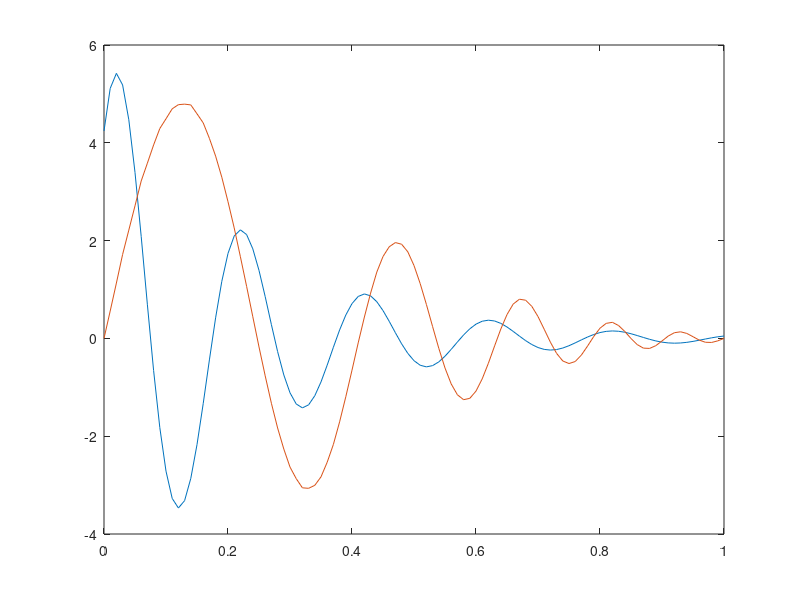
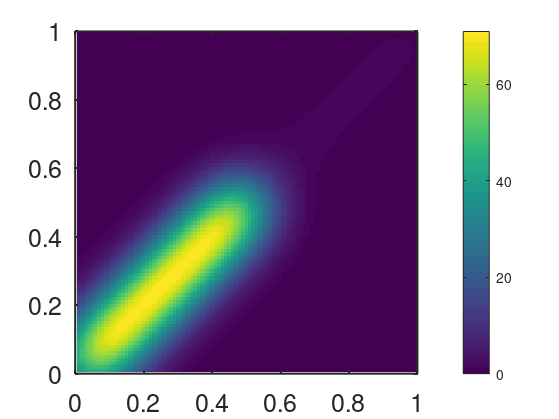
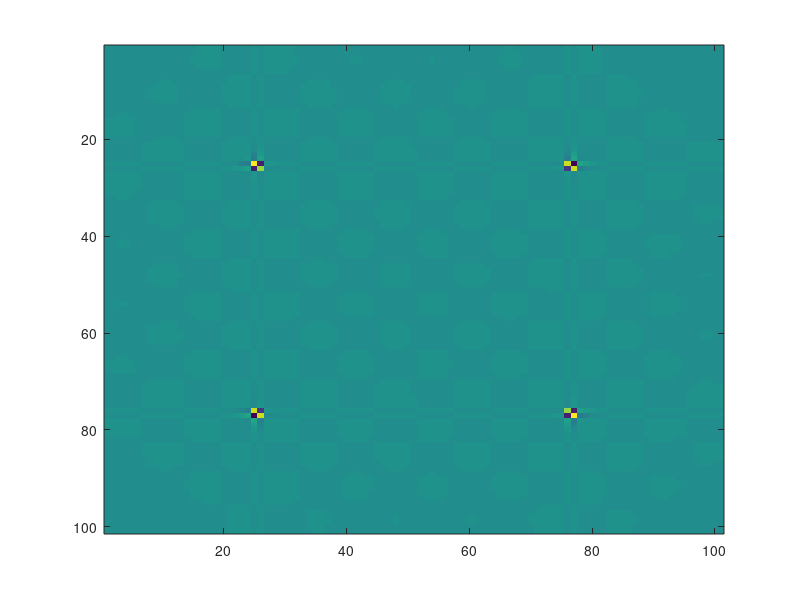

The MATLAB source for these figures, in order: (Note: this script raises an error after producing the figures.)
%%%%%%%%%%%%%%%%%%%%%%%%%%%%%%%%%%%%%%%%%%%%%%%%%%%%%%%%%%%%%%%%%%%%%%%%%%%%%%%%%%%%%%%%%%
%%% Generate data
%%%%%%%%%%%%%%%%%%%%%%%%%%%%%%%%%%%%%%%%%%%%%%%%%%%%%%%%%%%%%%%%%%%%%%%%%%%%%%%%%%%%%%%%%%
clear; close all;
N = 101;

seed = rand*1000;
rng(994);%756，644

t = linspace(0,1,N);
f1 = @(x) 6*(0.8).^(20*x).*cos(10*pi.*x-pi/4);
f2 = @(x) 6*(0.8).^(20*x).*sin(10*pi.*x);
time_gap = 1/(N-1);
a = [-0.5, 2];
f1 = f1(t)';


% % set fixed gamma2
gamma2 = (exp(a(2)*t)-1)/(exp(a(2))-1);
gamma_true = interp1(gamma2, t, t);
f2 = 1*interp1(t,f2(t),gamma2);
f2 = f2';
figure(1); clf;
plot(t, f1, t, f2);
q1 = sign(gradient(f1)/time_gap).*sqrt(abs(gradient(f1)/time_gap));
q2 = sign(gradient(f2)/time_gap).*sqrt(abs(gradient(f2)/time_gap));

%define the covariance for the gamma function
mu = zeros(1, N);
% f_cov = ones(1, N);
f_cov= [5*ones(1, (N-1)/2+1), 0.1*ones(1, (N-1)/2-0)];
Cr1 = diag(f_cov);
sigma_kernel = 8;
kernel_size = 51; % Adjust the size as needed
[X, Y] = meshgrid(-(kernel_size-1)/2:(kernel_size-1)/2, -(kernel_size-1)/2:(kernel_size-1)/2);
gaussian_kernel = exp(-(X.^2 + Y.^2) / (2 * sigma_kernel^2));
Cr2 = 1*conv2(Cr1, gaussian_kernel, 'same'); %change to 0.01, we can get second-optimal
Cr = Cr2;
[V, D, U] = svd(Cr);
Cr = V * D * V';


figure(1001); clf;
imagesc(Cr);
colorbar;
axis equal;
set(gca,'YDir','normal')
xlim([0 100])
ylim([0 100])
xticks([0 20 40 60 80 100]);
xticklabels([0 0.2 0.4 0.6 0.8 1]);
yticks([0 20 40 60 80 100]);
yticklabels([0 0.2 0.4 0.6 0.8 1]);
set(gca, 'Fontsize', 18,'linewidth', 1.5)
set(gcf,'paperpositionmode','auto');
set(gcf,'windowstyle','normal');
set(gca,'LooseInset',max(get(gca,'TightInset'), 0.02))
set(gca,'fontweight','normal')
opts.Colors     = get(groot,'defaultAxesColorOrder');
opts.saveFolder = 'img/';
opts.width      = 12;
opts.height     = 10;
opts.fontType   = 'Times';
% try chol(Cr)
%     disp('Matrix is symmetric positive definite.')
% catch ME
%     disp('Matrix is not symmetric positive definite')
% end

inv_cr = inv(Cr);
figure(1002); clf;
imagesc(inv_cr);
%%%%%%%%%%%%%%%%%%%%%%%%%%%%%%%%%%%%%%%%%%%%%%%%%%%%%%%%%%%%%%%%%%%%%%%%%%%%%%%%%%%%%%%%%%
%%% Dynamic programming to match f1 and f2 
%%%%%%%%%%%%%%%%%%%%%%%%%%%%%%%%%%%%%%%%%%%%%%%%%%%%%%%%%%%%%%%%%%%%%%%%%%%%%%%%%%%%%%%%%%
gamma_t = DynamicProgrammingQ(q2', q1', 0, 0);


%%%%%%%%%%%%%%%%%%%%%%%%%%%%%%%%%%%%%%%%%%%%%%%%%%%%%%%%%%%%%%%%%%%%%%%%%%%%%%%%%%%%%%%%%%
%%% bayesian
%%%%%%%%%%%%%%%%%%%%%%%%%%%%%%%%%%%%%%%%%%%%%%%%%%%%%%%%%%%%%%%%%%%%%%%%%%%%%%%%%%%%%%%%%%
% 1. initiate phi 
phi_int = zeros(1, N);

figure(101); clf;
plot(t, phi_int);
figure(102); clf;
gamma_in = cumtrapz(t, exp(phi_int))./trapz(t, exp(phi_int));
gamma_in = (gamma_in-min(gamma_in))/(max(gamma_in)-min(gamma_in)); 
plot(t, gamma_in);

%2. Initiate sigma1
sigma1_int = 5;

%3: update g and sigma1
J = 10000;
phi_set = [];
phi_set(1,:) = phi_int;

%set the parameters for the pCN-mixture
betals = [0.5, linspace(0.001, 0.1,9)];
probabilities = repmat(0.1, 1, 10);

cnt = 1;
for j = 1: J
    %propose new phi
    kesi = mvnrnd(mu, Cr, 1);
    kesi = kesi-trapz(t,kesi);
    beta = randsample(betals, 1,true, probabilities);
    phi_new = phi_set(j,:)*sqrt(1-beta^2) + beta*kesi;
    phi_new = phi_new-trapz(t,phi_new);
    
    % calculate MCMC acceptance ratio
    [lossratio, sse_diff(j)] = cal_joint_ratio_clr_corr(sigma1_int, q1, q2, t, phi_new, phi_set(j,:));
    lossratio_(j) = lossratio;
    lamd_p = min(1, lossratio);

    if rand()<lamd_p
        phi_set(j+1,:) = phi_new;
        cnt = cnt + 1;
    else
        phi_set(j+1,:) = phi_set(j,:);
    end
    
    temp_t = cumtrapz(t,exp(phi_set(j+1,:)))./trapz(t, exp(phi_set(j+1,:)),2);
    temp_t = round(temp_t/temp_t(end)*(N-1))+1;
    gam1_dev = exp(phi_set(j+1,:))./trapz(t, exp(phi_set(j+1,:)),2);
    SSE = (norm(q2 - q1(temp_t).*sqrt(gam1_dev')))^2;
    sse_(j) = SSE;

end

% plot the sample gamma
gamma_new = [];

for j = 1:J+1
    gamma_new(j,:) = cumtrapz(t, exp(phi_set(j,:)))./trapz(t, exp(phi_set(j,:)));
    gamma_new(j,:) = (gamma_new(j,:)-min(gamma_new(j,:)))/(max(gamma_new(j,:))-min(gamma_new(j,:)));
end


fgamma = gamma_new(J/2+1:10:J+1,:);
fphi_set = phi_set(J/2+1:10:J+1,:);

eps = 1e-5;
learn_rate = 0.1;
sample_mean = mean(fphi_set,1);
gamma_mean = cumtrapz(t, exp(sample_mean))./trapz(t, exp(sample_mean));
gamma_mean = (gamma_mean-min(gamma_mean))/(max(gamma_mean)-min(gamma_mean));





figure(1); clf;
% plot(t,gamma_new);
plot(t,fgamma,'Color', [0.7 0.7 0.7],'LineWidth', 1);
hold on;
% plot(t,gamma_true ,'k','LineWidth',2);
plot(t,gamma_t,'k','LineWidth',2);
plot(t,gamma_mean','r','LineWidth',2);
lsize = 16; % Label fontsize
nsize = 18; % Axis fontsize
axis equal;
ylim([0,1]);
xlim([0,1]);
xticks([0 0.2 0.4 0.6 0.8 1]);
set(gca, 'Fontsize', nsize,'linewidth', 1.5)
set(gcf,'paperpositionmode','auto');
set(gcf,'windowstyle','normal');
set(gca,'LooseInset',max(get(gca,'TightInset'), 0.02))
set(gca,'fontweight','normal')
opts.Colors     = get(groot,'defaultAxesColorOrder');
opts.saveFolder = 'img/';
opts.width      = 12;
opts.height     = 10;
opts.fontType   = 'Times';

% 
figure(4); clf;
plot(t,fphi_set,'Color', [0.7 0.7 0.7],'LineWidth', 1);
hold on;
plot(t,mean(fphi_set),'r','LineWidth', 2);
% pbaspect([1 1 1]);
xlim([0,1]);
xticks([0 0.2 0.4 0.6 0.8 1]);
set(gca, 'Fontsize', nsize,'linewidth', 1.5)
set(gcf,'paperpositionmode','auto');
set(gcf,'windowstyle','normal');
set(gca,'LooseInset',max(get(gca,'TightInset'), 0.02))
set(gca,'fontweight','normal')
opts.Colors     = get(groot,'defaultAxesColorOrder');
opts.saveFolder = 'img/';
opts.width      = 12;
opts.height     = 10;
opts.fontType   = 'Times';


%plot aligned function
f2_gamma_mean = interp1(t,f2,gamma_mean);
for i = 1: length(fgamma)
    f2_gamma_t(i,:) = interp1(t,f2,fgamma(i,:));
end 
f2_gamma_dp = interp1(t,f2,gamma_t);
max_f2_gamma = max(f2_gamma_t);
min_f2_gamma = min(f2_gamma_t);
mean_f2_gamma = mean(f2_gamma_t);
figure(2);clf;
plot(t,f1,'b.-','LineWidth', 1.5);
hold on
patch([t, fliplr(t)], [min_f2_gamma, fliplr(max_f2_gamma)],[0.7 0.7 0.7], 'EdgeColor',[0.7 0.7 0.7]);
plot(t,f2_gamma_t,'color',[0.7 0.7 0.7],'LineWidth', 1.5);
plot(t,f1,'b.-','LineWidth', 1.5);
plot(t,f2,'g.-','LineWidth', 1.5);
plot(t, mean_f2_gamma, 'r','LineWidth', 1.5)
legend({'','$f_1$','$f_2$'},'Interpreter','latex','Box','off', 'Fontsize', 30)
% plot(t, f2_gamma_dp, 'k','LineWidth', 1.5)
xlim([0,1]);
xticks([0 0.2 0.4 0.6 0.8 1]);
set(gca, 'Fontsize', nsize,'linewidth', 1.5)
set(gcf,'paperpositionmode','auto');
set(gcf,'windowstyle','normal');
set(gca,'LooseInset',max(get(gca,'TightInset'), 0.02))
set(gca,'fontweight','normal')
opts.Colors     = get(groot,'defaultAxesColorOrder');
opts.saveFolder = 'img/';
opts.width      = 12;
opts.height     = 10;
opts.fontType   = 'Times';

figure(3);clf;
plot(t,q1,'b.','LineWidth', 1.5);
hold on;
plot(t,q2,'g.','LineWidth', 1.5);

figure(5);clf;
subplot(2,1,1);
plot(sse_)
subplot(2,1,2);
hist(sse_);

